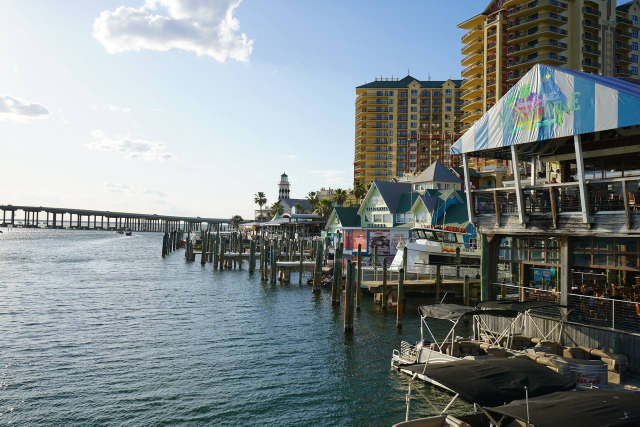
#> input picture test_img/1.jpeg, 1280 x 853 px (shown at 1/2 size)
$ python image_metadata_reader.py test_img/1.jpeg
#> lines starting #> are read from the running program, lines starting #| are printed output that depends on the picture
#!/usr/bin/env python3
"""
이미지 메타데이터 추출 프로그램
EXIF, IPTC, XMP, PNG, ICC 프로파일 등 모든 메타데이터를 표시합니다.
"""

import argparse
import sys
import hashlib
import json
from pathlib import Path
from PIL import Image
from PIL.ExifTags import TAGS, GPSTAGS
from datetime import datetime
from collections import Counter


def get_exif_data(image):
    """이미지에서 EXIF 데이터 추출"""
    exif_data = {}
    try:
        exif = image._getexif()
        if exif:
            for tag_id, value in exif.items():
                tag = TAGS.get(tag_id, tag_id)

                # GPS 데이터 처리
                if tag == "GPSInfo":
                    gps_data = {}
                    for gps_tag_id in value:
                        gps_tag = GPSTAGS.get(gps_tag_id, gps_tag_id)
                        gps_data[gps_tag] = value[gps_tag_id]
                    exif_data[tag] = gps_data
                else:
                    exif_data[tag] = value
    except AttributeError:
        pass
    return exif_data


# [21 lines left out: function get_iptc_data, not called in this run]


def get_xmp_data(image):
    """이미지에서 XMP 데이터 추출"""
    xmp_data = None

    try:
        # PIL Image의 info 딕셔너리에서 XMP 찾기
        if 'XML:com.adobe.xmp' in image.info:
            xmp_data = image.info['XML:com.adobe.xmp']
        elif 'xmp' in image.info:
            xmp_data = image.info['xmp']
    except:
        pass

    return xmp_data


def get_png_metadata(image):
    """PNG 이미지의 메타데이터 추출"""
    png_data = {}

    if image.format == 'PNG':
        # PNG info 딕셔너리에서 텍스트 청크 추출
        for key, value in image.info.items():
            if isinstance(value, (str, bytes)):
                try:
                    if isinstance(value, bytes):
                        value = value.decode('utf-8', errors='ignore')
                    png_data[key] = value
                except:
                    pass

    return png_data


def get_jpeg_metadata(image):
    """JPEG 이미지의 메타데이터 추출"""
    jpeg_data = {}

    if image.format == 'JPEG':
        # JFIF 정보
        if 'jfif' in image.info:
            jpeg_data['JFIF 버전'] = image.info['jfif']

        if 'jfif_version' in image.info:
            version = image.info['jfif_version']
            jpeg_data['JFIF 버전'] = f"{version[0]}.{version[1]}"

        if 'jfif_unit' in image.info:
            units = {0: '없음', 1: 'DPI', 2: 'DPCM'}
            jpeg_data['JFIF 단위'] = units.get(image.info['jfif_unit'], image.info['jfif_unit'])

        if 'jfif_density' in image.info:
            density = image.info['jfif_density']
            jpeg_data['JFIF 해상도'] = f"{density[0]} x {density[1]}"

        # DPI 정보
        if 'dpi' in image.info:
            dpi = image.info['dpi']
            if isinstance(dpi, tuple):
                jpeg_data['DPI'] = f"{dpi[0]} x {dpi[1]}"
            else:
                jpeg_data['DPI'] = dpi

        # JPEG 코멘트
        if 'comment' in image.info:
            comment = image.info['comment']
            if isinstance(comment, bytes):
                comment = comment.decode('utf-8', errors='ignore')
            jpeg_data['코멘트'] = comment

        # 프로그레시브 여부
        if 'progression' in image.info:
            jpeg_data['프로그레시브'] = '예' if image.info['progression'] else '아니오'

        # 품질 추정 (압축 정보)
        if 'quality' in image.info:
            jpeg_data['품질'] = image.info['quality']

        # Exif가 없어도 있을 수 있는 기타 정보들
        for key in image.info:
            if key not in ['jfif', 'jfif_version', 'jfif_unit', 'jfif_density',
                          'dpi', 'comment', 'progression', 'quality',
                          'exif', 'icc_profile', 'adobe', 'adobe_transform']:
                value = image.info[key]
                if isinstance(value, bytes):
                    try:
                        value = value.decode('utf-8', errors='ignore')
                        if len(value) > 100:
                            value = value[:100] + "..."
                    except:
                        value = f"<binary data, {len(value)} bytes>"
                jpeg_data[key] = value

    return jpeg_data


def get_icc_profile(image):
    """ICC 색상 프로파일 정보 추출"""
    icc_info = {}

    try:
        if 'icc_profile' in image.info:
            icc_profile = image.info['icc_profile']
            icc_info['존재'] = True
            icc_info['크기'] = f"{len(icc_profile)} bytes"

            # ICC 프로파일 헤더 파싱 (간단한 정보만)
            if len(icc_profile) >= 128:
                # 프로파일 설명 추출 시도
                try:
                    # 색상 공간 (16-20 바이트)
                    color_space = icc_profile[16:20].decode('ascii', errors='ignore').strip()
                    if color_space:
                        icc_info['색상 공간'] = color_space
                except:
                    pass
    except:
        pass

    return icc_info


def get_gif_info(image):
    """GIF 애니메이션 정보 추출"""
    gif_info = {}

    if image.format == 'GIF':
        try:
            # 애니메이션 여부 확인
            is_animated = getattr(image, 'is_animated', False)
            gif_info['애니메이션'] = is_animated

            if is_animated:
                n_frames = getattr(image, 'n_frames', 1)
                gif_info['프레임 수'] = n_frames

                # 각 프레임의 지속 시간 추출
                durations = []
                for i in range(n_frames):
                    try:
                        image.seek(i)
                        duration = image.info.get('duration', 0)
                        durations.append(duration)
                    except:
                        break

                if durations:
                    total_duration = sum(durations)
                    gif_info['총 지속 시간'] = f"{total_duration}ms ({total_duration/1000:.2f}초)"
                    gif_info['평균 프레임 시간'] = f"{sum(durations)/len(durations):.0f}ms"

                # 루프 정보
                loop = image.info.get('loop', 0)
                gif_info['루프'] = '무한' if loop == 0 else loop

                # 첫 프레임으로 되돌리기
                image.seek(0)
        except:
            pass

    return gif_info


# [13 lines left out: function calculate_image_hash, not called in this run]


def analyze_image_colors(image):
    """이미지 색상 분석"""
    color_info = {}

    try:
        # 투명도 여부
        color_info['투명도'] = '있음' if image.mode in ('RGBA', 'LA', 'P') else '없음'

        # 이미지를 작게 리사이즈하여 평균 색상 계산
        img_small = image.copy()
        img_small.thumbnail((100, 100))

        # RGB로 변환
        if img_small.mode != 'RGB':
            img_small = img_small.convert('RGB')

        # 픽셀 데이터 추출
        pixels = list(img_small.getdata())

        # 평균 색상 계산
        avg_r = sum(p[0] for p in pixels) // len(pixels)
        avg_g = sum(p[1] for p in pixels) // len(pixels)
        avg_b = sum(p[2] for p in pixels) // len(pixels)

        color_info['평균 색상 (RGB)'] = f"({avg_r}, {avg_g}, {avg_b})"
        color_info['평균 색상 (HEX)'] = f"#{avg_r:02x}{avg_g:02x}{avg_b:02x}"

        # 가장 많이 사용된 색상 (상위 5개)
        color_counter = Counter(pixels)
        most_common = color_counter.most_common(5)

        dominant_colors = []
        for color, count in most_common:
            percentage = (count / len(pixels)) * 100
            hex_color = f"#{color[0]:02x}{color[1]:02x}{color[2]:02x}"
            dominant_colors.append(f"{hex_color} ({percentage:.1f}%)")

        if dominant_colors:
            color_info['주요 색상'] = dominant_colors

    except Exception as e:
        pass

    return color_info


# [30 lines left out: function format_gps_coordinates, not called in this run]


def print_metadata(image_path, verbose=False):
    """이미지 메타데이터 출력"""
    try:
        # 파일 존재 확인
        if not Path(image_path).exists():
            print(f"❌ 오류: 파일을 찾을 수 없습니다: {image_path}")
            return False

        # 이미지 열기
        with Image.open(image_path) as img:
            print("=" * 70)
            print(f"📸 이미지 메타데이터: {Path(image_path).name}")
            print("=" * 70)

            # 기본 정보
            print("\n📋 기본 정보:")
            print(f"  • 파일 경로: {image_path}")
            print(f"  • 이미지 크기: {img.size[0]} x {img.size[1]} 픽셀")
            print(f"  • 포맷: {img.format}")
            print(f"  • 색상 모드: {img.mode}")

            # 파일 크기 및 시간 정보
            file_stat = Path(image_path).stat()
            file_size = file_stat.st_size
            if file_size > 1024 * 1024:
                print(f"  • 파일 크기: {file_size / (1024 * 1024):.2f} MB")
            else:
                print(f"  • 파일 크기: {file_size / 1024:.2f} KB")

            # 파일 시간 정보
            print("\n⏰ 파일 시간 정보:")

            # 생성 시간 (macOS/Windows에서만 지원)
            if hasattr(file_stat, 'st_birthtime'):
                created_time = datetime.fromtimestamp(file_stat.st_birthtime)
                print(f"  • 생성 시간: {created_time.strftime('%Y-%m-%d %H:%M:%S')}")

            # 수정 시간
            modified_time = datetime.fromtimestamp(file_stat.st_mtime)
            print(f"  • 수정 시간: {modified_time.strftime('%Y-%m-%d %H:%M:%S')}")

            # 접근 시간 (verbose 모드에서만)
            if verbose:
                accessed_time = datetime.fromtimestamp(file_stat.st_atime)
                print(f"  • 접근 시간: {accessed_time.strftime('%Y-%m-%d %H:%M:%S')}")

            # 파일 해시
            if verbose:
                hashes = calculate_image_hash(image_path)
                if hashes:
                    print("\n🔐 파일 해시:")
                    for hash_type, hash_value in hashes.items():
                        print(f"  • {hash_type}: {hash_value}")

            # EXIF 데이터
            exif_data = get_exif_data(img)

            if exif_data:
                print("\n📷 EXIF 데이터:")

                # 중요 EXIF 필드만 표시
                important_fields = {
                    'DateTime': '촬영 시간',
                    'DateTimeOriginal': '원본 촬영 시간',
                    'Make': '카메라 제조사',
                    'Model': '카메라 모델',
                    'LensModel': '렌즈 모델',
                    'ExposureTime': '노출 시간',
                    'FNumber': 'F값',
                    'ISO': 'ISO',
                    'ISOSpeedRatings': 'ISO',
                    'FocalLength': '초점 거리',
                    'Flash': '플래시',
                    'WhiteBalance': '화이트 밸런스',
                    'Software': '소프트웨어',
                    'Artist': '작가',
                    'Copyright': '저작권',
                    'ImageDescription': '이미지 설명',
                }

                found_important = False
                for tag, label in important_fields.items():
                    if tag in exif_data:
                        value = exif_data[tag]

                        # 특수 처리
                        if tag == 'ExposureTime' and isinstance(value, tuple):
                            value = f"{value[0]}/{value[1]} 초"
                        elif tag == 'FNumber' and isinstance(value, tuple):
                            value = f"f/{value[0]/value[1]:.1f}"
                        elif tag == 'FocalLength' and isinstance(value, tuple):
                            value = f"{value[0]/value[1]:.1f} mm"

                        print(f"  • {label}: {value}")
                        found_important = True

                # GPS 정보
                if 'GPSInfo' in exif_data:
                    coords = format_gps_coordinates(exif_data['GPSInfo'])
                    if coords:
                        print(f"\n📍 GPS 위치:")
                        print(f"  • 좌표: {coords}")
                        print(f"  • Google Maps: https://www.google.com/maps?q={coords}")

                # 모든 EXIF 데이터 표시 옵션
                if verbose and len(exif_data) > 0:
                    print("\n  [전체 EXIF 태그]")
                    for tag, value in exif_data.items():
                        if tag not in important_fields and tag != 'GPSInfo':
                            print(f"  • {tag}: {value}")
                elif not found_important and len(exif_data) > 0:
                    print("  ℹ️  주요 EXIF 데이터가 없습니다.")
            else:
                print("\n📷 EXIF 데이터: 없음")

            # PNG 메타데이터
            png_data = get_png_metadata(img)
            if png_data:
                print("\n🖼️  PNG 메타데이터:")
                for key, value in png_data.items():
                    if key not in ['icc_profile', 'exif', 'xmp']:
                        # 긴 값은 잘라서 표시
                        if isinstance(value, str) and len(value) > 100:
                            value = value[:100] + "..."
                        print(f"  • {key}: {value}")

            # JPEG 메타데이터
            jpeg_data = get_jpeg_metadata(img)
            if jpeg_data:
                print("\n📄 JPEG 메타데이터:")
                for key, value in jpeg_data.items():
                    print(f"  • {key}: {value}")

            # XMP 데이터
            xmp_data = get_xmp_data(img)
            if xmp_data:
                print("\n📝 XMP 메타데이터:")
                if isinstance(xmp_data, bytes):
                    xmp_str = xmp_data.decode('utf-8', errors='ignore')
                else:
                    xmp_str = xmp_data

                # XMP 데이터가 너무 길면 요약만 표시
                if len(xmp_str) > 500 and not verbose:
                    print(f"  • 크기: {len(xmp_str)} bytes")
                    print("  • 전체 내용 보기: -v 옵션 사용")
                else:
                    # 간단한 XMP 파싱 (제목, 설명, 키워드 등)
                    if '<dc:title>' in xmp_str:
                        print("  • 제목 정보 포함")
                    if '<dc:description>' in xmp_str:
                        print("  • 설명 정보 포함")
                    if '<dc:subject>' in xmp_str:
                        print("  • 키워드 정보 포함")
                    if verbose:
                        print(f"\n{xmp_str}")

            # ICC 프로파일
            icc_info = get_icc_profile(img)
            if icc_info:
                print("\n🎨 ICC 색상 프로파일:")
                for key, value in icc_info.items():
                    print(f"  • {key}: {value}")

            # GIF 정보
            gif_info = get_gif_info(img)
            if gif_info:
                print("\n🎬 GIF 애니메이션 정보:")
                for key, value in gif_info.items():
                    print(f"  • {key}: {value}")

            # 색상 분석
            color_info = analyze_image_colors(img)
            if color_info:
                print("\n🎨 색상 분석:")
                for key, value in color_info.items():
                    if key == '주요 색상':
                        print(f"  • {key}:")
                        for i, color in enumerate(value, 1):
                            print(f"    {i}. {color}")
                    else:
                        print(f"  • {key}: {value}")

            print("\n" + "=" * 70)
            return True

    except Exception as e:
        print(f"❌ 오류 발생: {str(e)}")
        import traceback
        if verbose:
            traceback.print_exc()
        return False


def main():
    """메인 함수"""
    parser = argparse.ArgumentParser(
        description='이미지 파일의 모든 메타데이터를 추출하고 표시합니다.',
        epilog='예시: python image_metadata_reader.py photo.jpg'
    )
    parser.add_argument(
        'image_path',
        help='메타데이터를 읽을 이미지 파일 경로'
    )
    parser.add_argument(
        '-v', '--verbose',
        action='store_true',
        help='모든 메타데이터 및 상세 정보 표시'
    )

    args = parser.parse_args()

    # Pillow 설치 확인
    try:
        import PIL
    except ImportError:
        print("❌ Pillow 라이브러리가 설치되지 않았습니다.")
        print("다음 명령으로 설치하세요: pip install Pillow")
        sys.exit(1)

    # 메타데이터 출력
    success = print_metadata(args.image_path, verbose=args.verbose)
#> in print_metadata, img is the input picture: PIL image 1280x853 RGB; mean R, G, B 128, 137, 138.5
#|   • 이미지 크기: 1280 x 853 픽셀
#|   • 포맷: JPEG
#|   • 색상 모드: RGB
#> in print_metadata, `exif_data = get_exif_data(img)`: exif_data = 0 items
#> in get_jpeg_metadata, `version = image.info['jfif_version']`: version = (1, 1)
#> the loop in get_jpeg_metadata, `for key in image.info:` made 6 passes
#> key on pass 5: 'progressive'
#> key on passes 1, 2, 3, 4, 6: 'jfif', 'jfif_version', 'jfif_unit', 'jfif_density', 'progression'
#> after the loop in get_jpeg_metadata, `for key in image.info:`: jpeg_data = {'JFIF 버전': '1.1', 'JFIF 단위': '없음', 'JFIF 해상도': '1 x 1', '프로그레시브': '예', 'progressive': 1}
#> the loop in print_metadata, `for key, value in jpeg_data.items():` made 5 passes
#|   • JFIF 버전: 1.1
#|   • JFIF 단위: 없음
#|   • JFIF 해상도: 1 x 1
#|   • 프로그레시브: 예
#|   • progressive: 1
#> in print_metadata, `icc_info = get_icc_profile(img)`: icc_info = 0 items
#> in analyze_image_colors, `img_small.thumbnail((100, 100))`:
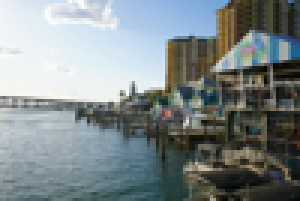
#> img_small: PIL image 100x67 RGB (shown 3 times larger); mean R, G, B 127.9, 137, 138.5
#> in analyze_image_colors, `pixels = list(img_small.getdata())`: pixels = 6700 items, first 6: (236, 239, 244), (233, 239, 244), (229, 237, 243), (228, 237, 242), (226, 235, 242), (224, 234, 242)
#> in analyze_image_colors, `avg_r = sum(p[0] for p in pixels) // len(pixels)`: avg_r = 127
#> in analyze_image_colors, `avg_g = sum(p[1] for p in pixels) // len(pixels)`: avg_g = 137
#> in analyze_image_colors, `avg_b = sum(p[2] for p in pixels) // len(pixels)`: avg_b = 138
#> in analyze_image_colors, `color_counter = Counter(pixels)`: color_counter = 5542 items
#> in analyze_image_colors, `most_common = color_counter.most_common(5)`: most_common = [((238, 241, 246), 49), ((240, 244, 245), 44), ((239, 242, 247), 33), ((241, 245, 246), 27), ((243, 245, 244), 20)]
#> the loop in analyze_image_colors, `for color, count in most_common:` made 5 passes
#> (color, count, percentage, hex_color) on passes 1 to 5: ((238, 241, 246), 49, 0.731, '#eef1f6'), ((240, 244, 245), 44, 0.657, '#f0f4f5'), ((239, 242, 247), 33, 0.493, '#eff2f7'), ((241, 245, 246), 27, 0.403, '#f1f5f6'), ((243, 245, 244), 20, 0.299, '#f3f5f4')
#> after the loop in analyze_image_colors, `for color, count in most_common:`: dominant_colors = ['#eef1f6 (0.7%)', '#f0f4f5 (0.7%)', '#eff2f7 (0.5%)', '#f1f5f6 (0.4%)', '#f3f5f4 (0.3%)']
#> in print_metadata, `color_info = analyze_image_colors(img)`: color_info = {'투명도': '없음', '평균 색상 (RGB)': '(127, 137, 138)', '평균 색상 (HEX)': '#7f898a', '주요 색상': ['#eef1f6 (0.7%)', '#f0f4f5 (0.7%)', '#eff2f7 (0.5%)', '#f1f5f6 (0.4%)', '#f3f5f4 (0.3%)']}
#> the loop in print_metadata, `for key, value in color_info.items():` made 4 passes
#> (key, value) on passes 1 to 3: ('투명도', '없음'), ('평균 색상 (RGB)', '(127, 137, 138)'), ('평균 색상 (HEX)', '#7f898a')
#|   • 투명도: 없음
#|   • 평균 색상 (RGB): (127, 137, 138)
#|   • 평균 색상 (HEX): #7f898a
#|   • 주요 색상:
#|     1. #eef1f6 (0.7%)
#|     2. #f0f4f5 (0.7%)
#|     3. #eff2f7 (0.5%)
#|     4. #f1f5f6 (0.4%)
#|     5. #f3f5f4 (0.3%)
    sys.exit(0 if success else 1)
#> (the program exits here)

$ run again, on test_img/4.jpeg
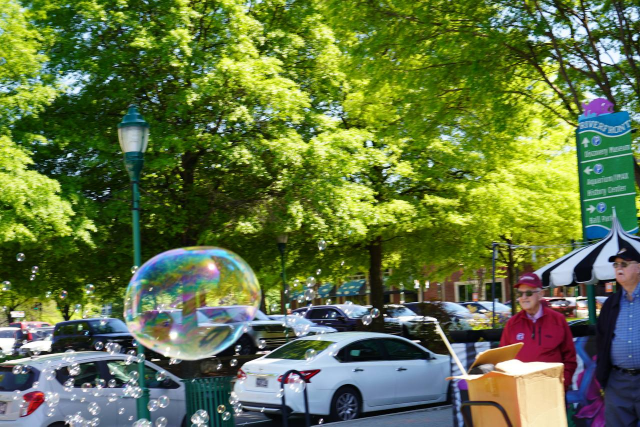
#> input picture test_img/4.jpeg, 1280 x 853 px (shown at 1/2 size)
#> in print_metadata, img is the input picture: PIL image 1280x853 RGB; mean R, G, B 98.1, 116.2, 67.2
#|   • 이미지 크기: 1280 x 853 픽셀
#|   • 포맷: JPEG
#|   • 색상 모드: RGB
#> exif_data = 0 items
#> version = (1, 1)
#> the loop in get_jpeg_metadata, `for key in image.info:` made 6 passes
#> key on pass 5: 'progressive'
#> after the loop in get_jpeg_metadata, `for key in image.info:`: jpeg_data = {'JFIF 버전': '1.1', 'JFIF 단위': '없음', 'JFIF 해상도': '1 x 1', '프로그레시브': '예', 'progressive': 1}
#> the loop in print_metadata, `for key, value in jpeg_data.items():` made 5 passes
#> (key, value) on passes 1 to 5: ('JFIF 버전', '1.1'), ('JFIF 단위', '없음'), ('JFIF 해상도', '1 x 1'), ('프로그레시브', '예'), ('progressive', 1)
#> (printed output is left out)
#> icc_info = 0 items
#> in analyze_image_colors, `img_small.thumbnail((100, 100))`:
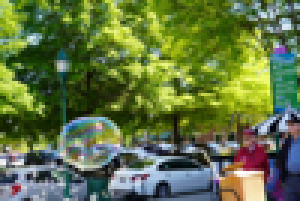
#> img_small: PIL image 100x67 RGB (shown 3 times larger); mean R, G, B 98, 116.2, 67.2
#> pixels = 6700 items, first 6: (184, 210, 68), (189, 214, 106), (187, 213, 136), (82, 126, 66), (58, 108, 64), (62, 113, 27)
#> avg_r = 98
#> avg_g = 116
#> avg_b = 67
#> color_counter = 6612 items
#> most_common = [((22, 38, 2), 4), ((52, 95, 20), 2), ((99, 136, 9), 2), ((77, 104, 7), 2), ((55, 82, 26), 2)]
#> the loop in analyze_image_colors, `for color, count in most_common:` made 5 passes
#> (color, count, percentage, hex_color) on passes 1 to 5: ((22, 38, 2), 4, 0.0597, '#162602'), ((52, 95, 20), 2, 0.0299, '#345f14'), ((99, 136, 9), 2, 0.0299, '#638809'), ((77, 104, 7), 2, 0.0299, '#4d6807'), ((55, 82, 26), 2, 0.0299, '#37521a')
#> after the loop in analyze_image_colors, `for color, count in most_common:`: dominant_colors = ['#162602 (0.1%)', '#345f14 (0.0%)', '#638809 (0.0%)', '#4d6807 (0.0%)', '#37521a (0.0%)']
#> color_info = {'투명도': '없음', '평균 색상 (RGB)': '(98, 116, 67)', '평균 색상 (HEX)': '#627443', '주요 색상': ['#162602 (0.1%)', '#345f14 (0.0%)', '#638809 (0.0%)', '#4d6807 (0.0%)', '#37521a (0.0%)']}
#> the loop in print_metadata, `for key, value in color_info.items():` made 4 passes
#> (key, value) on passes 1 to 3: ('투명도', '없음'), ('평균 색상 (RGB)', '(98, 116, 67)'), ('평균 색상 (HEX)', '#627443')
#> (printed output is left out)
